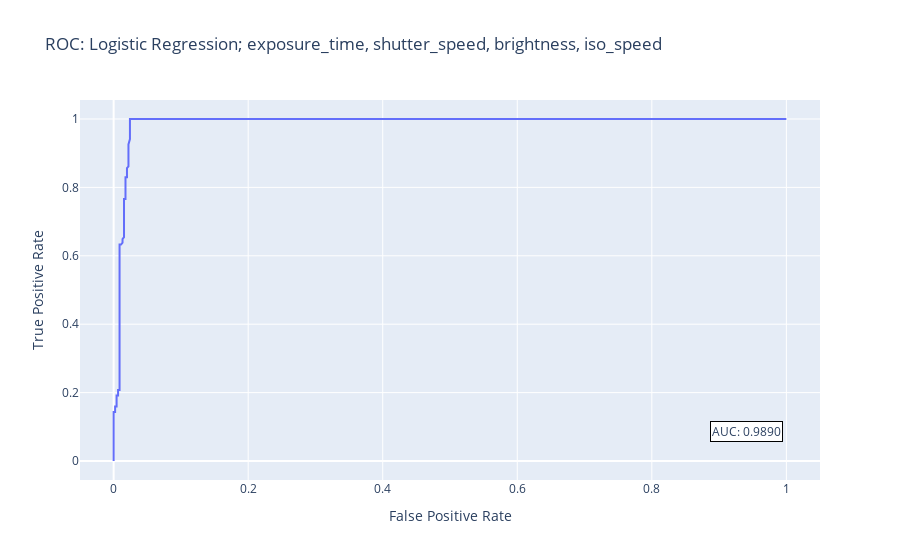

Source (notebook cell):
### Code cell
import matplotlib.pyplot as plt
import plotly.express as px
import pandas as pd
import numpy as np

y_pred_proba = logreg.predict_proba(X_test)[::,1] # get values of 'closed' class (idx = 1)
fpr, tpr, thresholds = metrics.roc_curve(y_test,  y_pred_proba)
auc = metrics.roc_auc_score(y_test, y_pred_proba)

# create data frame for convenience for plotting data
df = pd.DataFrame({'false_positive_rate': fpr, 'true_positive_rate': tpr, 'thresholds': thresholds})

fig = px.line(df, x = 'false_positive_rate', y = 'true_positive_rate', title = 'ROC: Logistic Regression; exposure_time, shutter_speed, brightness, iso_speed', hover_name = 'thresholds')
fig.update_layout(
    xaxis = {'range': [-0.05, 1.05]}, # have some padding to left and right
    xaxis_title_text = 'False Positive Rate', # xaxis label
    yaxis_title_text = 'True Positive Rate', # yaxis label
    annotations = [
        dict(
            text = 'AUC: {:.4f}'.format(auc),
            align = 'left',
            showarrow = False,
            xref = 'paper',
            yref = 'paper',
            x = 0.95,
            y = 0.1,
            bordercolor = 'black',
            borderwidth = 1,
            bgcolor = 'white'
        )
    ]
)
fig.show()

## export for offline use
#fig.show(renderer='svg')
#fig.write_image("exports/example-model-logistic-regression-roc.svg")

### Figure 1 — Plotly figure (JSON) as saved in the notebook; plotly's stock layout.template omitted (floating-point values rounded to 4 significant figures; data arrays with more than 128 entries replaced by an {"elided": "..."} marker saying what was removed)
{"data": [{"hovertemplate": "<b>%{hovertext}</b><br><br>false_positive_rate=%{x}<br>true_positive_rate=%{y}<extra></extra>", "hovertext": {"elided": "146 float values"}, "legendgroup": "", "line": {"color": "#636efa", "dash": "solid"}, "mode": "lines", "name": "", "orientation": "v", "showlegend": false, "type": "scatter", "x": {"elided": "146 float values"}, "xaxis": "x", "y": {"elided": "146 float values"}, "yaxis": "y"}], "layout": {"annotations": [{"align": "left", "bgcolor": "white", "bordercolor": "black", "borderwidth": 1, "showarrow": false, "text": "AUC: 0.9890", "x": 0.95, "xref": "paper", "y": 0.1, "yref": "paper"}], "legend": {"tracegroupgap": 0}, "title": {"text": "ROC: Logistic Regression; exposure_time, shutter_speed, brightness, iso_speed"}, "xaxis": {"anchor": "y", "domain": [0, 1], "range": [-0.05, 1.05], "title": {"text": "False Positive Rate"}}, "yaxis": {"anchor": "x", "domain": [0, 1], "title": {"text": "True Positive Rate"}}}}
